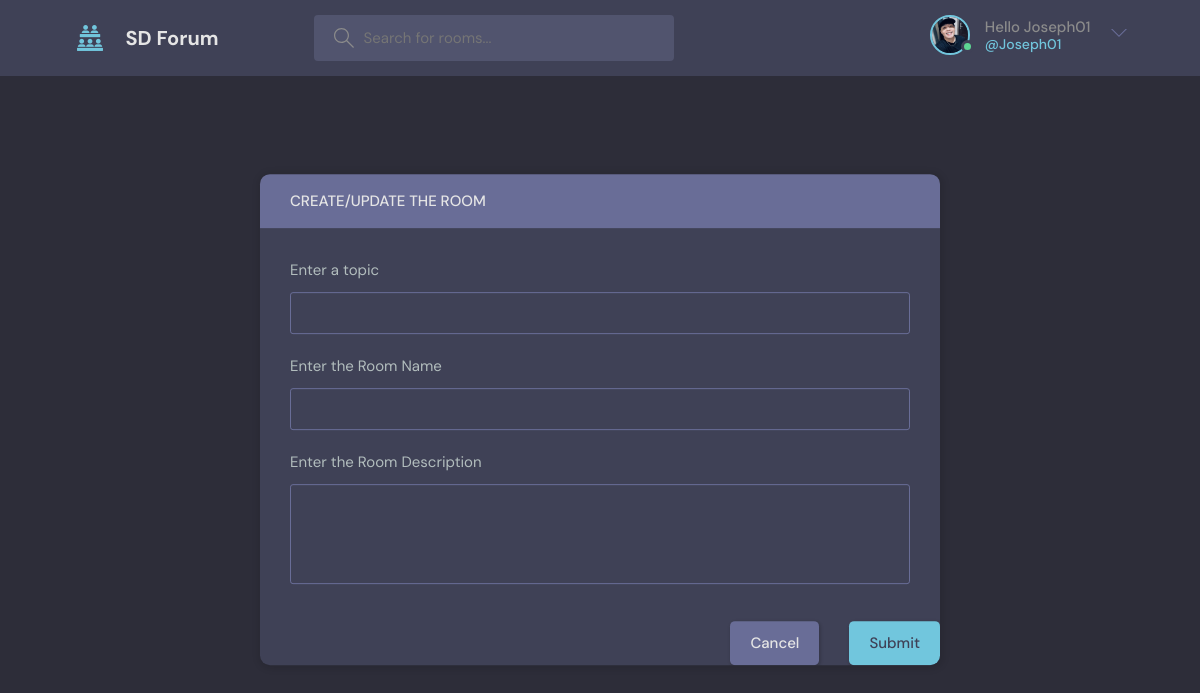
Screenshot of /create-room/ (signed in) with the database file from the repository.
### base/models.py (models this page shows)
class User(AbstractUser):
    name  = models.CharField(max_length=200, null=True)
    email = models.EmailField(unique=True)
    bio = models.TextField(null=True)
    avatar = models.ImageField(null=True, default="avatar.svg")
    USERNAME_FIELD='email'
    REQUIRED_FIELDS = []

### base/views.py (the view, shortened to what this page needs)
# urls.py: path('create-room/', views.createRoom, name="create-room"),
@login_required(login_url='login')
def createRoom(request):
    form = RoomForm()
    topics = Topic.objects.all()
    context={'form': form, 'topics':topics}
    return render(request, 'base/room_form.html',context)

### base/forms.py
class RoomForm(ModelForm):
    class Meta:
        model = Room
        fields = '__all__'
        exclude = ['host', 'participants']

### base/templates/base/room_form.html (shortened to what this page needs)
{% extends 'main.html' %}
{% block content  %}
  <main class="create-room layout">
    <div class="container">
      <div class="layout__box">
        <div class="layout__boxHeader">
          <div class="layout__boxTitle">
            <h3>Create/Update The Room</h3>
          </div>
        </div>
        <div class="layout__body">
          <form  action="" method="POST">
            <div class="form__group">
              <label for="room_topic">Enter a topic</label>
              <input required type="text" name="topic" id="room_topic" list="topic-list"  value="{{ room.topic.name }}"/>
            </div>
            <div class="form__group">
              <label for="room_name">Enter the Room Name</label>
              {{form.name}}
            </div>
            <div class="form__group">
              <label for="room_description">Enter the Room Description</label>
              {{form.description}}
            </div>
            </div>
            <div class="form__action">
              <a class="btn btn--dark" href="{% url 'home' %}">Cancel</a>
              <button class="btn btn--main" type="submit">Submit</button>
            </div>
        </div>
      </div>
  </main>
{% endblock %}

### templates/nav.html (shortened to what this page needs)
{%load static%}
<header class="header header--loggedIn">
    <div class="container">
      <a href="{% url 'home' %}" class="header__logo">
        <img src="{% static 'images/favicon.png' %}" />
        <h1>SD Forum</h1>
      </a>
      <form class="header__search" action="{%url 'home'%}" method="GET">
        <label>
          <input placeholder="Search for rooms..."  name="q"/>
        </label>
      </form>
      <nav class="header__menu">
        {%if request.user.is_authenticated%}
        <div class="header__user">
          <a href="{% url 'user-profile' request.user.id%}">
            <div class="avatar avatar--medium active">
              <img src="{{request.user.avatar.url}}" />
            </div>
            <p>Hello {{request.user.username}}<span> @{{request.user.username}}</span></p>
          </a>
          <button class="dropdown-button">
            <svg version="1.1" xmlns="http://www.w3.org/2000/svg" width="32" height="32" viewBox="0 0 32 32">
              <title>chevron-down</title>
              <path d="M16 21l-13-13h-3l16 16 16-16h-3l-13 13z"></path>
            </svg>
          </button>
        </div>
        {%else%}
        <a href="{%url 'login' %}">
            <img src="{% static 'images/avatar.svg' %}" />
            <p>Login</p>
        </a>
        {%endif%}
      </nav>
    </div>
  </header>

### rows the page displays
User: user.avatar (picture), user.username "Joseph01"
